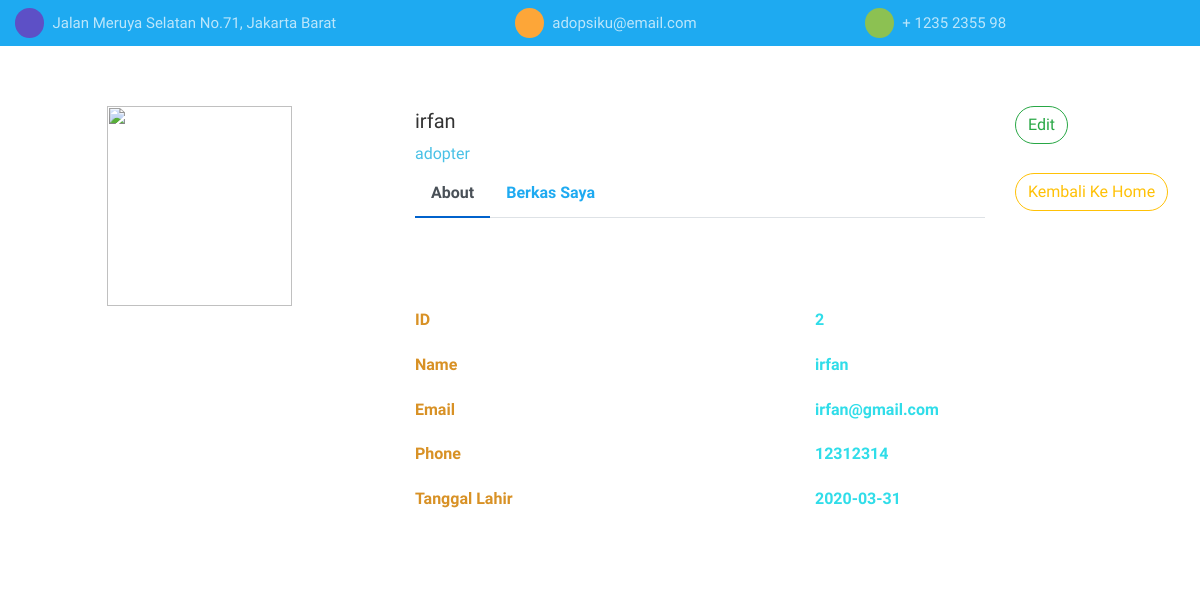
The page /adopter/profil.php (signed in) on the database its author committed.
### tables this page shows
CREATE TABLE `table_adopter` (
  `id_adopter` varchar(11) NOT NULL,
  `username` varchar(55) NOT NULL,
  `password` varchar(55) NOT NULL,
  `email` varchar(55) NOT NULL,
  `telepon` varchar(55) NOT NULL,
  `TTL` date NOT NULL,
  `foto` varchar(255) NOT NULL,
  `role` varchar(11) NOT NULL
);

### adopter/profil.php (the view, shortened to what this page needs)
<!DOCTYPE html>
<html lang="en">
  <head>
    <link rel="stylesheet" href="../css/open-iconic-bootstrap.min.css">
    <link rel="stylesheet" href="../css/animate.css">
    <link rel="stylesheet" href="../css/owl.carousel.min.css">
    <link rel="stylesheet" href="../css/owl.theme.default.min.css">
    <link rel="stylesheet" href="../css/magnific-popup.css">
    <link rel="stylesheet" href="../css/aos.css">
    <link rel="stylesheet" href="../css/ionicons.min.css">
    <link rel="stylesheet" href="../css/flaticon.css">
    <link rel="stylesheet" href="../css/icomoon.css">
    <link rel="stylesheet" href="../css/profile.css">
    <link rel="stylesheet" href="../css/style.css">
  </head>
  <body>
  <div class="py-2 bg-primary">
    	<div class="container">
    		<div class="row no-gutters d-flex align-items-start align-items-center px-3 px-md-0">
	    		<div class="col-lg-12 d-block">
		    		<div class="row d-flex">
			    		<div class="col-md-5 pr-4 d-flex topper align-items-center">
			    			<div class="icon bg-fifth mr-2 d-flex justify-content-center align-items-center"><span class="icon-map"></span></div>
						    <span class="text">Jalan Meruya Selatan No.71, Jakarta Barat</span>
					    </div>
					    <div class="col-md pr-4 d-flex topper align-items-center">
					    	<div class="icon bg-secondary mr-2 d-flex justify-content-center align-items-center"><span class="icon-paper-plane"></span></div>
						    <span class="text">adopsiku@email.com</span>
					    </div>
					    <div class="col-md pr-4 d-flex topper align-items-center">
					    	<div class="icon bg-tertiary mr-2 d-flex justify-content-center align-items-center"><span class="icon-phone2"></span></div>
						    <span class="text">+ 1235 2355 98</span>
					    </div>
				    </div>
			    </div>
		    </div>
		  </div>
    </div>
    <div class="container emp-profile">
                    <?php
						if(isset($_SESSION['username'])){
					?>
            <form method="post">
                <?php
                include '../koneksi.php';
                $adopter = $_SESSION['username'];
                $sql = mysqli_query($host,"SELECT * from table_adopter where username = '$adopter'");
                $data = mysqli_fetch_array($sql);
                ?>
                <div class="row">
                    <div class="col-md-4">
                        <div class="profile-img">
                            <img src="<?php echo '../images/profil/'.$data['foto']; ?>">
                        </div>
                    </div>
                    <div class="col-md-6">
                        <div class="profile-head">
                                    <h5>
                                    <?php echo $data['username'] ?>
                                    </h5>
                                    <h6>
                                    <?php echo $data['role'] ?>
                                    </h6>
                            <ul class="nav nav-tabs" id="myTab" role="tablist">
                                <li class="nav-item">
                                    <a class="nav-link active" id="home-tab" data-toggle="tab" href="#home"  role="tab" aria-controls="home" >About</a>
                                </li>
                                <li class="nav-item">
                                    <a class="nav-link" id="profile-tab" data-toggle="tab" href="#profile"  role="tab" aria-controls="profile" >Berkas Saya</a>
                                </li>
                            </ul>
                        </div>
                    </div>
                    <div class="col-md-2">
                        <a class="btn btn-outline-success" href="proses/edit_profil.php">Edit</a>
                        <br>
                        <br>
                        <a class="btn btn-outline-warning" href="index_adopter.php">Kembali Ke Home</a>
                    </div>
                </div>
                <div class="row">
                    <div class="col-md-4">
                    </div>
                    <div class="col-md-8">
                        <div class="tab-content profile-tab" id="myTabContent">
                            <div class="tab-pane fade show active" id="home" role="tabpanel">
                                        <div class="row">
                                            <div class="col-md-6">
                                                <label>ID</label>
                                            </div>
                                            <div class="col-md-6">
                                                <p> <?php echo $data['id_adopter'] ?></p>
                                            </div>
                                        </div>
                                        <div class="row">
                                            <div class="col-md-6">
                                                <label>Name</label>
                                            </div>
                                            <div class="col-md-6">
                                                <p> <?php echo $data['username'] ?></p>
                                            </div>
                                        </div>
                                        <div class="row">
                                            <div class="col-md-6">
                                                <label>Email</label>
                                            </div>
                                            <div class="col-md-6">
                                                <p> <?php echo $data['email'] ?></p>
                                            </div>
                                        </div>
                                        <div class="row">
                                            <div class="col-md-6">
                                                <label>Phone</label>
                                            </div>
                                            <div class="col-md-6">
                                                <p> <?php echo $data['telepon'] ?></p>
                                            </div>
                                        </div>
                                        <div class="row">
                                            <div class="col-md-6">
                                                <label>Tanggal Lahir</label>
                                            </div>
                                            <div class="col-md-6">
                                                <p> <?php echo $data['TTL'] ?></p>
                                            </div>
                                        </div>
                            </div>
                            </div>
                        </div>
                    </div>
                </div>
            <?php } else  ?>
  </body>
</html>

### css/icomoon.css (style rules this page uses)
[class^="icon-"], [class*=" icon-"] { font-family: 'icomoon' !important; speak: none; font-style: normal; font-weight: normal; font-variant: normal; text-transform: none; line-height: 1; -webkit-font-smoothing: antialiased; -moz-osx-font-smoothing: grayscale; }
.icon-paper-plane:before { content: "\f1d8"; }
.icon-map:before { content: "\f279"; }
.icon-phone2:before { content: "\e0cd"; }

### css/profile.css (style rules this page uses)
.emp-profile { padding: 3%; margin-top: 2%; margin-bottom: 1%; border-radius: 1rem; background: #fff; }
.profile-img { text-align: center; }
.profile-img img { width: 185px; height: 200px; }
.profile-head h5 { color: #333; }
.profile-head h6 { color: #49c1e6; }
.profile-head .nav-tabs { margin-bottom:5%; }
.profile-head .nav-tabs .nav-link { font-weight:600; border: none; }
.profile-head .nav-tabs .nav-link.active { border: none; border-bottom:2px solid #0062cc; }
.profile-tab label { font-weight: 600; color: #d89125; }
.profile-tab p { font-weight: 600; color: #30dde9; }

### rows shown on the page
table_adopter: username "irfan", role "adopter", id_adopter "2", email "irfan@gmail.com", telepon "12312314", TTL "2020-03-31"
